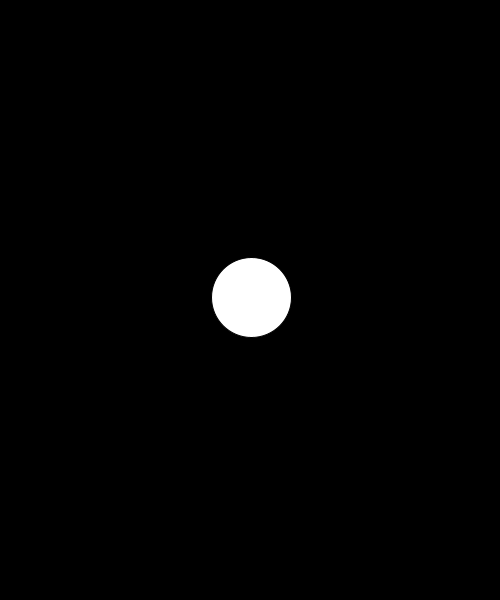
Frame 1 (no input)
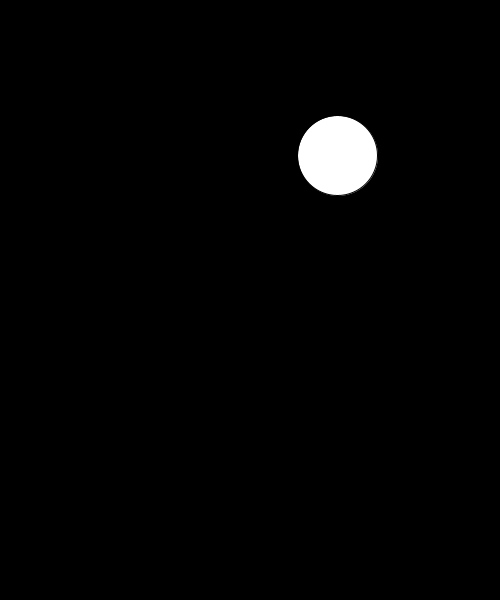
Frame 60 (the mouse pressed at the canvas centre just before this capture)
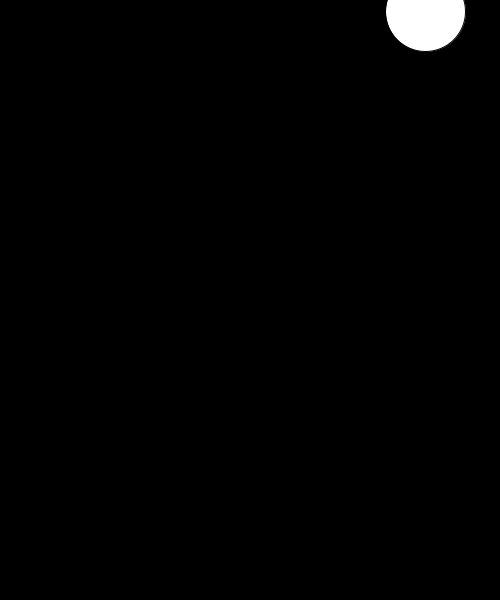
Frame 120 (the mouse held since frame 60 and released just before this capture)

The Processing sketch that drew these frames (run headless with seeded random() and noise(); from frame 60 on, the mouse is pressed at the canvas centre):

// Processing sketch: day3_04_bouncingBalls
// ── day3_04_bouncingBalls.pde
float x, y;
float xSpd, ySpd;

void setup() {
  size(500, 600);
  background(0);
  x = width/2;
  y = height/2;
  xSpd = random(-5, 5);
  ySpd = random(-5, 5);
}


void draw() {
  background(0);
  // update
  // check
  // display
  
  x += xSpd;  // x = x + xSpd;
  y += ySpd;  // y = y + ySpd;
  
  if (x < 0 || x > width) {
    xSpd = -xSpd;
    // xSpd *= -1; xSpd = xSpd * -1;
  }
  if (y < 0 || y > height) {
    ySpd = -ySpd;
  }
  
  ellipse(x, y, 80, 80);
  //flower(x, y, 0.5, 72, 3.0);
}













void flower(float x, float y, float scl, int agl, float spd) {
  noStroke();
  pushMatrix();
  translate( x, y );
  rotate( frameCount * 0.01 * spd );
  scale( scl );
  for (int angle=0; angle<360; angle += agl) {
    pushMatrix();
    //translate( 0, 0 );
    rotate( radians(angle) );
    fill(255, 200);
    ellipse( 80, 0, 120, 120 );
    popMatrix();
  }
  fill(255, 0, 0);
  ellipse(0, 0, 25, 25);
  popMatrix();
}
